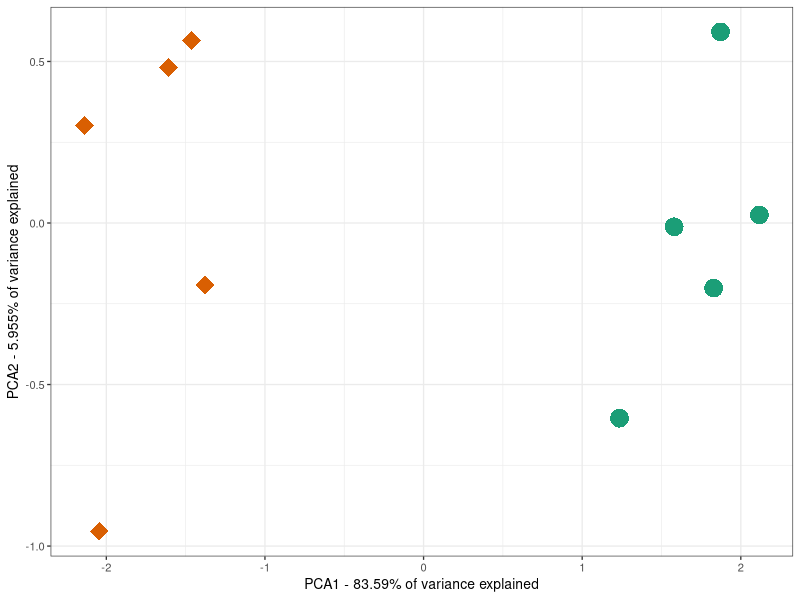

R code for this plot:
# LIBRARY IMPORTS
library(ggplot2)
library(Hmisc)
library(plyr)

# DATA HANDLING
cat <- read.csv("../Results/CategoryStructure.csv", head=TRUE)

# COMPUTE PCA
cat.pca <- prcomp(cat, retx=T)
# Replace previous values with PCA values
cat[,2:11] <- cat.pca$x

# PLOT
cat.plot <- ggplot(data=cat, aes(x=dim0, y=dim1, colour=factor(category), shape=factor(category))) +
  xlab("PCA1 - 83.59% of variance explained") +
  ylab("PCA2 - 5.955% of variance explained") +
  theme_bw(base_size = 10) +
  scale_colour_brewer(palette="Dark2", guide=F) +
  scale_shape_manual(values=c(16,18), guide=F) +
  geom_point(size=6)
ggsave("../Results/CategoryStructure.pdf", plot=cat.plot,
       width=3.5, height=3)
